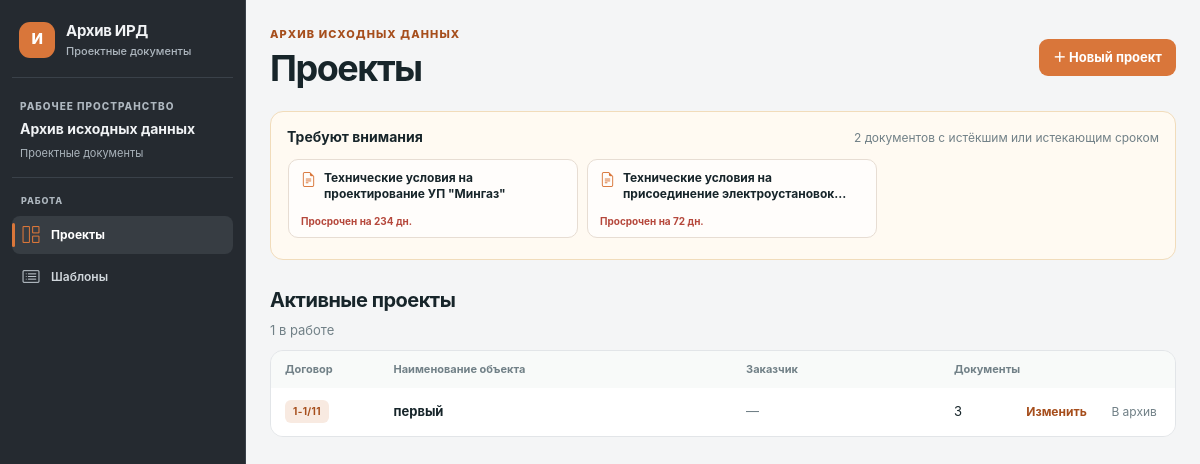
Before: / with the older database file.
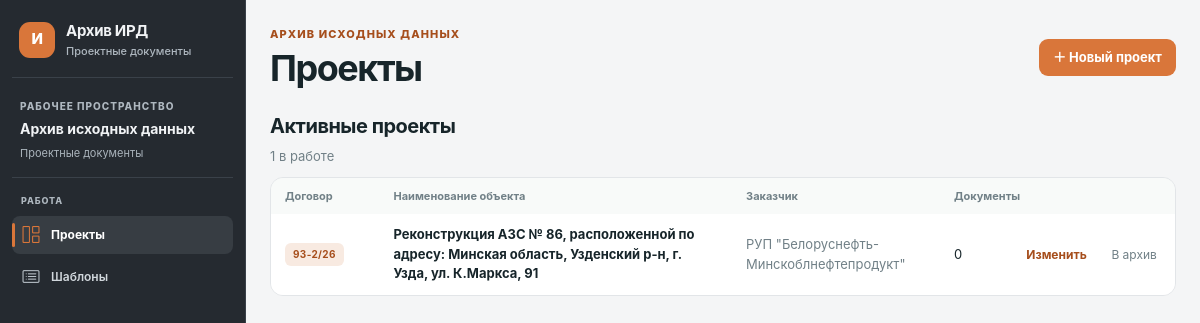
After: the same page with the newer database file.
### tables this page shows
CREATE TABLE documents (
    id INTEGER PRIMARY KEY AUTOINCREMENT,
    contract_number TEXT NOT NULL,
    object_name TEXT NOT NULL,
    original_filename TEXT NOT NULL,
    stored_filename TEXT NOT NULL,
    working_title TEXT,
    official_title TEXT,
    issuer TEXT,
    issue_date TEXT,
    valid_until TEXT,
    validity_text TEXT,
    no_expiration INTEGER NOT NULL DEFAULT 0,
    raw_text TEXT,
    note TEXT NOT NULL DEFAULT '',
    status TEXT NOT NULL DEFAULT 'processed',
    error TEXT,
    created_at TEXT NOT NULL DEFAULT CURRENT_TIMESTAMP
, object_id INTEGER, mime_type TEXT NOT NULL DEFAULT 'application/pdf', archived_at TEXT);

CREATE TABLE objects (
    id INTEGER PRIMARY KEY AUTOINCREMENT,
    contract_number TEXT NOT NULL,
    name TEXT NOT NULL,
    created_at TEXT NOT NULL DEFAULT CURRENT_TIMESTAMP
, template_id INTEGER, archived_at TEXT, customer TEXT NOT NULL DEFAULT '');

### app/web/routes.py (the view)
@bp.get("/")
def index():
    warning_days = current_app.config["EXPIRY_WARNING_DAYS"]
    object_repository = ObjectRepository()
    documents = DocumentRepository().list_all()
    alerts = [
        {"document": document, "expiry": state}
        for document in documents
        if (state := expiry_state(document, warning_days))["key"] in {"expired", "expiring"}
    ]
    return render_template(
        "index.html",
        objects=object_repository.list_all(),
        archived_objects=object_repository.list_archived(),
        customers=object_repository.list_customers(),
        templates=ChecklistRepository().list_templates(),
        alerts=alerts,
        warning_days=warning_days,
    )

### app/database.py (called while the page is built)
def get_db() -> sqlite3.Connection:
    if "db" not in g:
        g.db = sqlite3.connect(current_app.config["DATABASE_PATH"])
        g.db.row_factory = sqlite3.Row
        g.db.execute("PRAGMA foreign_keys = ON")
    return g.db

### app/repositories.py (called while the page is built)
    def list_all(self) -> list[Row]:
        return list(
            get_db().execute(
                """
                SELECT
                    objects.*,
                    COUNT(documents.id) AS documents_count,
                    MAX(documents.created_at) AS last_document_at
                FROM objects
                LEFT JOIN documents ON documents.object_id = objects.id AND documents.archived_at IS NULL
                WHERE objects.archived_at IS NULL
                GROUP BY objects.id
                ORDER BY objects.created_at DESC, objects.id DESC
                """
            )
        )

    def list_archived(self) -> list[Row]:
        return list(
            get_db().execute(
                "SELECT * FROM objects WHERE archived_at IS NOT NULL ORDER BY archived_at DESC"
            )
        )

    def list_customers(self) -> list[str]:
        return [
            row["customer"]
            for row in get_db().execute(
                """
                SELECT MIN(TRIM(customer)) AS customer
                FROM objects
                WHERE TRIM(customer) <> ''
                GROUP BY LOWER(TRIM(customer))
                ORDER BY LOWER(MIN(TRIM(customer)))
                """
            )
        ]

    def list_all(self) -> list[Row]:
        return list(
            get_db().execute("SELECT * FROM documents WHERE archived_at IS NULL ORDER BY created_at DESC, id DESC")
        )

    def list_templates(self) -> list[Row]:
        return list(
            get_db().execute(
                "SELECT * FROM checklist_templates ORDER BY name COLLATE NOCASE"
            )
        )

### app/services/expiry.py (called while the page is built)
def parse_document_date(value: str | None) -> date | None:
    if not value:
        return None
    value = value.strip()
    for date_format in DATE_FORMATS:
        try:
            return datetime.strptime(value, date_format).date()
        except ValueError:
            continue
    return None

### app/templates/index.html (shortened to what this page needs)
{% extends "base.html" %}
{% block content %}
<section class="page-heading projects-heading">
    <div><p class="eyebrow">АРХИВ ИСХОДНЫХ ДАННЫХ</p><h1>Проекты</h1></div>
    <details class="new-project">
        <summary>＋ Новый проект</summary>
    </details>
</section>
{% if alerts %}
<section class="alert-panel alert-ribbon"><div class="alert-ribbon-heading"><strong>Требуют внимания</strong><span>{{ alerts|length }} документов с истёкшим или истекающим сроком</span></div><ul class="alert-ribbon-track" aria-label="Документы, требующие внимания">{% for alert in alerts %}<li class="alert-card"><a href="{{ url_for('web.document_detail', document_id=alert.document.id) }}"><i class="bi bi-file-earmark-text" aria-hidden="true"></i><span>{{ alert.document.working_title or alert.document.original_filename }}</span></a><span class="expiry-{{ alert.expiry.key }}">{{ alert.expiry.label }}</span></li>{% endfor %}</ul></section>
{% endif %}
<section class="project-area project-table-area">
    <div class="section-title"><div><h2>Активные проекты</h2><p>{{ objects|length }} в работе</p></div></div>
    {% if objects %}
    <div class="projects-table-wrap"><table class="projects-table">
        <thead><tr><th>Договор</th><th>Наименование объекта</th><th>Заказчик</th><th>Документы</th><th></th></tr></thead>
        <tbody>{% for object in objects %}
        <tr class="project-row" data-href="{{ url_for('web.object_workspace', object_id=object.id) }}" tabindex="0" aria-label="Открыть проект {{ object.name }}">
            <td data-label="Договор"><span class="contract-tag">{{ object.contract_number }}</span></td>
            <td data-label="Наименование объекта"><a class="project-table-link" href="{{ url_for('web.object_workspace', object_id=object.id) }}">{{ object.name }}</a></td>
            <td data-label="Заказчик">{{ object.customer or '—' }}</td>
            <td data-label="Документы">{{ object.documents_count }}</td>
            <td class="project-table-actions">
                <details class="project-edit"><summary>Изменить</summary></details>
                <form action="{{ url_for('web.archive_object', object_id=object.id) }}" method="post"><input type="hidden" name="csrf_token" value="{{ csrf_token() }}"><button class="quiet-button" type="submit">В архив</button></form>
                <form action="{{ url_for('web.delete_object', object_id=object.id) }}" method="post" onsubmit="return confirm('Проект, его документы, чек-лист и исходные файлы будут удалены без возможности восстановления. Перед этим скачайте архив, если он нужен. Удалить проект?');"><input type="hidden" name="csrf_token" value="{{ csrf_token() }}"><button class="text-danger active-project-delete" type="submit">Удалить</button></form>
            </td>
        </tr>{% endfor %}</tbody>
    </table></div>
    {% else %}<div class="empty-state compact-empty"><h3>Пока нет проектов</h3><p>Создайте проект, чтобы добавить документы.</p></div>{% endif %}
</section>
{% endblock %}

### app/templates/base.html (shortened to what this page needs)
<!doctype html>
<html lang="ru">
<head>
    <link rel="stylesheet" href="{{ url_for('static', filename='styles.css') }}">
    <link rel="stylesheet" href="https://cdn.jsdelivr.net/npm/bootstrap-icons@1.11.3/font/bootstrap-icons.min.css">
</head>
<body>
    {% set active_project = object if object is defined and object else (project if project is defined and project else none) %}
    <div class="app-layout">
        <aside class="project-sidebar app-sidebar" id="app-sidebar" aria-label="Главное меню">
            <a class="brand app-sidebar-brand" href="{{ url_for('web.index') }}"><span class="brand-mark">И</span><span>Архив ИРД<small>Проектные документы</small></span></a>
            {% if active_project %}
            <div class="project-sidebar-identity"><span class="eyebrow">ТЕКУЩИЙ ПРОЕКТ</span><strong>{{ active_project.name }}</strong><span class="project-sidebar-contract">Договор {{ active_project.contract_number }}</span></div>
            {% else %}
            <div class="project-sidebar-identity"><span class="eyebrow">РАБОЧЕЕ ПРОСТРАНСТВО</span><strong>Архив исходных данных</strong><span class="project-sidebar-contract">Проектные документы</span></div>
            {% endif %}
            <nav class="project-side-nav" aria-label="Разделы приложения">
                <div class="project-nav-group"><span class="project-nav-caption">РАБОТА</span><a class="project-nav-item{% if request.endpoint == 'web.index' %} is-active{% endif %}" href="{{ url_for('web.index') }}"{% if request.endpoint == 'web.index' %} aria-current="page"{% endif %}><i class="project-nav-icon bi bi-grid-1x2" aria-hidden="true"></i><span>Проекты</span></a><a class="project-nav-item{% if request.endpoint == 'web.manage_templates' %} is-active{% endif %}" href="{{ url_for('web.manage_templates') }}"{% if request.endpoint == 'web.manage_templates' %} aria-current="page"{% endif %}><i class="project-nav-icon bi bi-card-list" aria-hidden="true"></i><span>Шаблоны</span></a></div>
            </nav>
        </aside>
        <main class="page app-main">
            {% block content %}{% endblock %}
        </main>
    </div>
</body>
</html>

Changed rows visible on the page:
removed documents: document "Технические условия на проектирование УП \"Мингаз\""
removed documents: document "Технические условия на присоединение…"
removed objects: contract_number "1-1/11", name "первый", customer "—", documents_count "3"
added objects: contract_number "93-2/26", name "Реконструкция АЗС № 86, расположенной по адресу: Минская область, Узденский р-н, г. Узда, ул. К.Маркса, 91", customer "РУП \"Белоруснефть-Минскоблнефтепродукт\"", documents_count "0"
Other visible differences:
{{ alerts|length }}: "2" → (not shown)
text no longer shown: "Требуют внимания документов с истёкшим или истекающим сроком"
list line gone: "Просрочен на 234 дн."
list line gone: "Просрочен на 72 дн."
